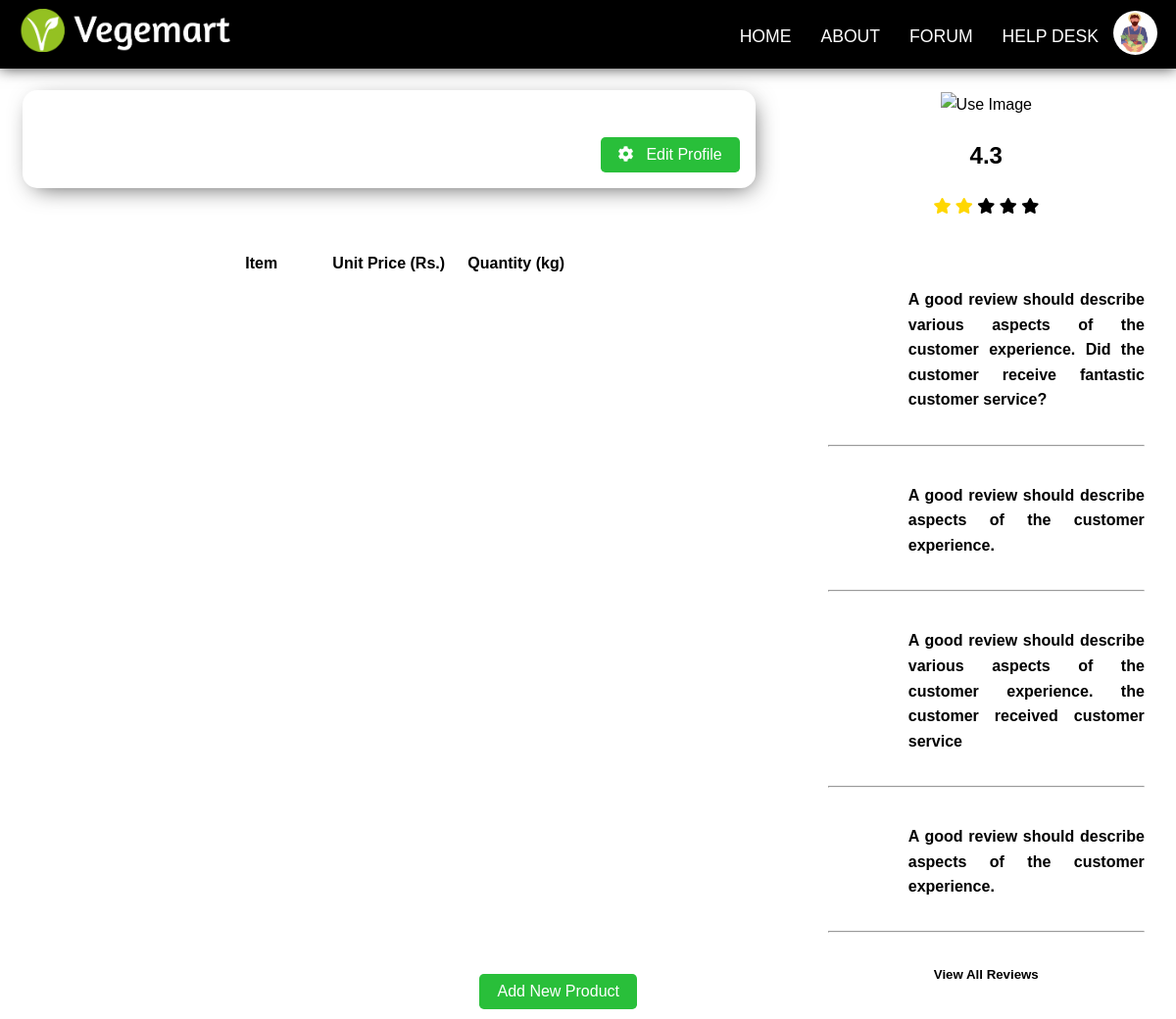
Page /seller/seller_home.php on the earlier database version.
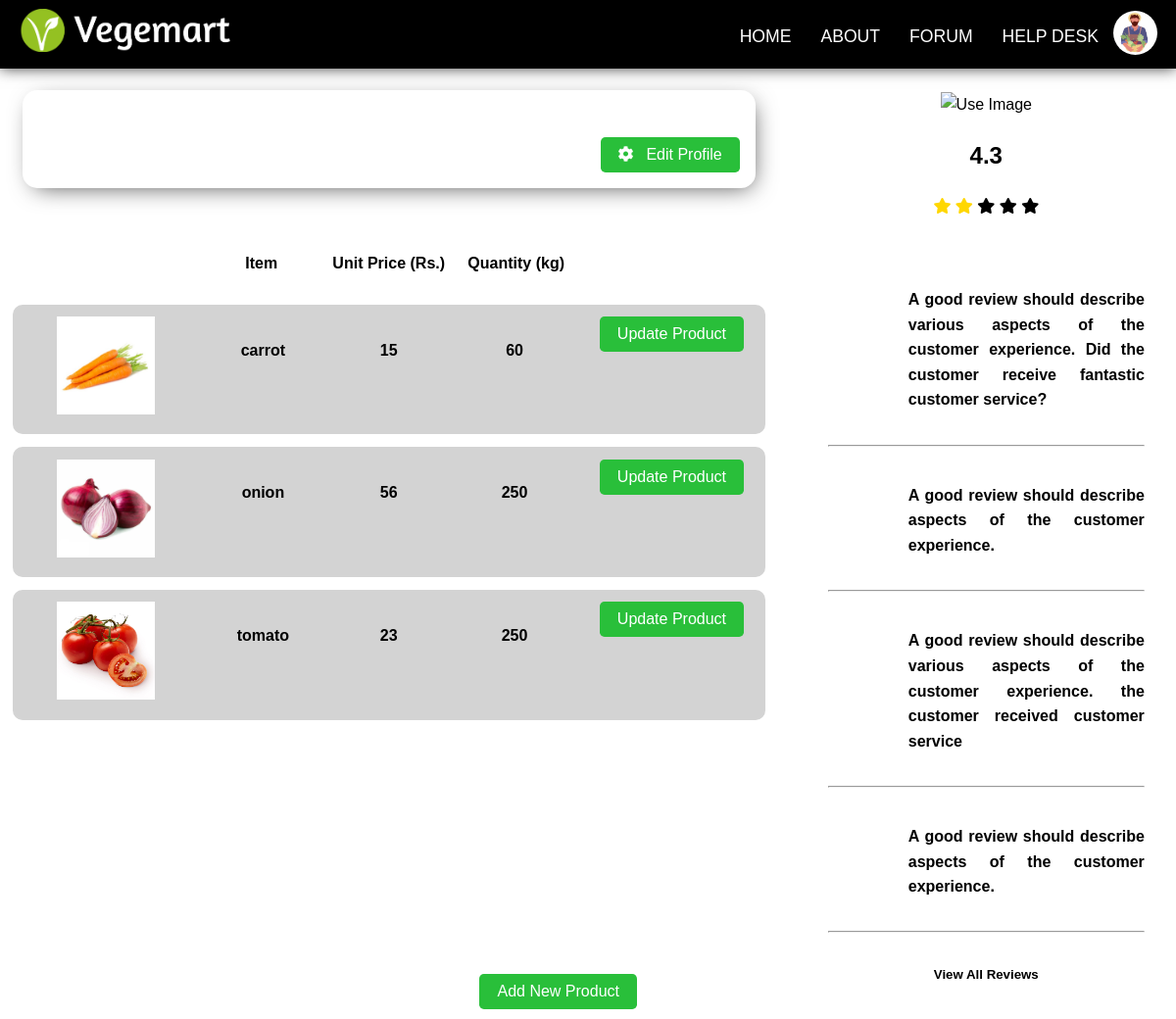
Same page on the later database version.
### tables this page shows
CREATE TABLE `products` (
  `productID` int(11) NOT NULL,
  `sellerID` int(20) NOT NULL,
  `name` text NOT NULL,
  `quantity` int(10) NOT NULL,
  `minPrice` int(10) NOT NULL,
  `imageName` text NOT NULL,
  `address1` varchar(20) NOT NULL,
  `address2` varchar(20) NOT NULL,
  `address3` varchar(20) NOT NULL,
  `adID_fk` int(100) NOT NULL,
  `date` date NOT NULL
);

### seller/seller_home.php (the view, shortened to what the changed rows need)
<?php include('../database/dbconfig.php'); ?>
<!DOCTYPE html>
<html lang="en">
    <head>
        <link rel="stylesheet" type="text/css" href="../css/seller-home.css">
    </head>
    <body>
            <?php include "../includes/logout-nav.php"; ?>
        <div class="row">
            <div class="columns group">
                <div class="column is-8 pl-1 pr-1">
                            <?php
                                $userID = $_SESSION["loggedInSellerID"];
                        $retrieve = "SELECT * FROM products WHERE sellerID='$userID';";
                        $result = mysqli_query($con,$retrieve);
                    echo "<div class=\"items-grid\">
                        <div class=\"row item-legend\">
                            <div class=\"columns group\">
                                <div class=\"column is-3\">
                                    <h4></h4>
                                </div>
                                <div class=\"column is-2\">
                                    <h4>Item</h4>
                                </div>
                                <div class=\"column is-2\">
                                    <h4>Unit Price (Rs.)</h4>
                                </div>
                                <div class=\"column is-2\">
                                    <h4>Quantity (kg)</h4>
                                </div>
                                <div class=\"column is-3\">
                                    <h4></h4>
                                </div>
                            </div>
                        </div>";
                            while($row = mysqli_fetch_assoc($result)){
                                echo "<div class=\"row item-row mb-1\">
                                <div class=\"columns group\">
                                    <div class=\"column is-3\">
                                        <img class=\"item-img\" src= \"../images/products/{$row['imageName']}\">
                                    </div>
                                    <div class=\"column is-2\">
                                        <h4>". $row['name'] ." </h4>
                                    </div>
                                    <div class=\"column is-2\">
                                        <h4>". $row['minPrice'] ." </h4>
                                    </div>
                                    <div class=\"column is-2\">
                                        <h4>". $row['quantity'] ."</h4>
                                    </div>
                                    <div class=\"column is-3\">
                                        <button class=\"button\" onClick=\"location.href='http://localhost/vegemart/seller/seller_product_edit.php?id={$row['productID']}';\">Update Product</button>
                                    </div>
                                </div>
                            </div>";
                            }
                        ?>
                    </div>
                </div>
                <div class="column is-4 pl-2 pr-2">
                    <div class="user-data pt-1 pb-1">
                        <h2>4.3</h2>
                    </div>
                </div>
            </div>
        </div>
    </body>
</html>

Differences in the rows shown:
added products: imageName (picture), name "carrot", minPrice "15", quantity "60"
added products: imageName (picture), name "onion", minPrice "56", quantity "250"
added products: imageName (picture), name "tomato", minPrice "23", quantity "250"
